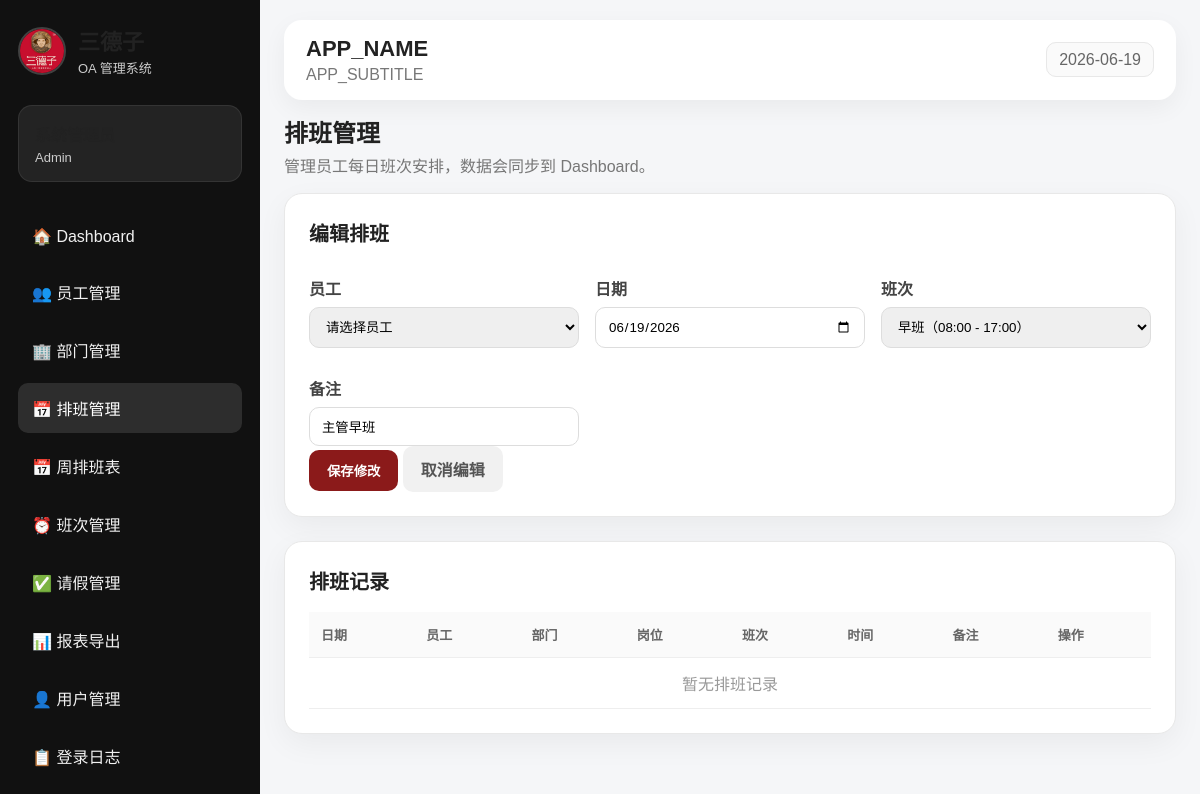
/schedule.php?edit=1 (signed in), run on the app's committed database.
### tables this page shows
CREATE TABLE schedules (
    id          INT AUTO_INCREMENT PRIMARY KEY,
    employee_id INT NOT NULL,
    shift_id    INT NOT NULL,
    work_date   DATE NOT NULL,
    remark      VARCHAR(255),
    created_by  INT NULL,
    created_at  TIMESTAMP DEFAULT CURRENT_TIMESTAMP,
    FOREIGN KEY (employee_id) REFERENCES employees(id) ON DELETE CASCADE,
    FOREIGN KEY (shift_id)    REFERENCES shifts(id)    ON DELETE CASCADE,
    FOREIGN KEY (created_by)  REFERENCES users(id)     ON DELETE SET NULL,
    UNIQUE KEY unique_employee_date (employee_id, work_date)
);

CREATE TABLE shifts (
    id          INT AUTO_INCREMENT PRIMARY KEY,
    name        VARCHAR(100) NOT NULL,
    start_time  TIME NOT NULL,
    end_time    TIME NOT NULL,
    description VARCHAR(255),
    created_at  TIMESTAMP DEFAULT CURRENT_TIMESTAMP
);

### auth.php (called while the page is built, shortened)
<?php
function safe($value) {
    return htmlspecialchars((string)$value, ENT_QUOTES, 'UTF-8');
}
?>

### schedule.php (the view, shortened to what this page needs)
<?php
require_once __DIR__ . '/header.php';
$shifts = $pdo->query("SELECT * FROM shifts ORDER BY id ASC")->fetchAll();
$editSchedule = null;
if (isset($_GET['edit'])) {
    $eid  = intval($_GET['edit']);
    $stmt = $pdo->prepare("SELECT * FROM schedules WHERE id = ?");
    $stmt->execute([$eid]);
    $editSchedule = $stmt->fetch();
}
$schedules = $pdo->query("
    SELECT
        s.id,
        s.work_date,
        s.remark,
        e.name AS employee_name,
        e.position,
        d.name AS department_name,
        sh.name AS shift_name,
        sh.start_time,
        sh.end_time
    FROM schedules s
    JOIN employees e ON s.employee_id = e.id
    LEFT JOIN departments d ON e.department_id = d.id
    JOIN shifts sh ON s.shift_id = sh.id
    ORDER BY s.work_date DESC, s.created_at DESC
")->fetchAll();
function shortTime($time) {
    return substr($time, 0, 5);
}
?>
<div class="page-title">
    <h2>排班管理</h2>
    <p>管理员工每日班次安排，数据会同步到 Dashboard。</p>
</div>
<section class="panel">
    <h2><?= $editSchedule ? '编辑排班' : '新增排班' ?></h2>
    <form method="POST">
        <div class="form-grid">
            <div>
                <label>员工</label>
                <select name="employee_id" required>
                    <option value="">请选择员工</option>
                </select>
            </div>
            <div>
                <label>日期</label>
                <input type="date" name="work_date" required
                       value="<?= safe($editSchedule['work_date'] ?? date('Y-m-d')) ?>">
            </div>
            <div>
                <label>班次</label>
                <select name="shift_id" required>
                    <?php foreach ($shifts as $s): ?>
                        <option value="<?= safe($s['id']) ?>"
                            <?= (($editSchedule['shift_id'] ?? '') == $s['id']) ? 'selected' : '' ?>>
                            <?= safe($s['name']) ?>（<?= safe(shortTime($s['start_time'])) ?> - <?= safe(shortTime($s['end_time'])) ?>）
                        </option>
                    <?php endforeach; ?>
                </select>
            </div>
            <div>
                <label>备注</label>
                <input type="text" name="remark"
                       value="<?= safe($editSchedule['remark'] ?? '') ?>"
                       placeholder="例如：临时调整 / 代班">
            </div>
        </div>
        <button class="btn" type="submit"><?= $editSchedule ? '保存修改' : '新增排班' ?></button>
        <?php if ($editSchedule): ?>
            <a class="btn-light" href="schedule.php">取消编辑</a>
        <?php endif; ?>
    </form>
</section>
<section class="panel">
    <h2>排班记录</h2>
    <div style="overflow-x:auto;">
    <table>
        <tr>
            <th>日期</th><th>员工</th><th>部门</th><th>岗位</th>
            <th>班次</th><th>时间</th><th>备注</th><th>操作</th>
        </tr>
        <?php if (empty($schedules)): ?>
            <tr><td colspan="8" style="text-align:center;color:#999;">暂无排班记录</td></tr>
        <?php endif; ?>
    </table>
    </div>
</section>
<?php require_once __DIR__ . '/footer.php'; ?>

### assets/style.css (style rules this page uses)
* { box-sizing: border-box; }
:root { --primary: #8b1a1a; --primary-dark: #641010; --bg: #f5f6f8; --card: #ffffff; --text: #222; --muted: #777; --border: #e8e8e8; --green: #2e7d32; }
body { margin: 0; font-family: Arial, "Microsoft YaHei", sans-serif; background: var(--bg); color: var(--text); }
a { color: var(--primary); text-decoration: none; }
.page-title { margin-bottom: 14px; }
.page-title h2 { margin: 0; font-size: 24px; }
.page-title p { color: var(--muted); margin-top: 4px; }
.panel { background: white; border-radius: 18px; padding: 24px; box-shadow: 0 10px 30px rgba(0,0,0,0.05); border: 1px solid var(--border); margin-bottom: 24px; }
.panel h2 { margin-top: 0; font-size: 20px; }
table { width: 100%; border-collapse: collapse; overflow: hidden; }
th { text-align: left; background: #fafafa; color: #666; font-size: 13px; }
th, td { padding: 13px 12px; border-bottom: 1px solid #eee; }
.form-grid { display: grid; grid-template-columns: repeat(3, minmax(180px, 1fr)); gap: 16px; align-items: end; }
label { display: block; color: #444; font-weight: bold; margin-top: 12px; }
input, select, textarea { width: 100%; border: 1px solid #ddd; border-radius: 10px; padding: 11px 12px; margin-top: 7px; font-family: inherit; }
button, .btn-light { display: inline-block; border: none; background: var(--primary); color: white; padding: 11px 18px; border-radius: 10px; cursor: pointer; font-weight: bold; }
.btn-light { background: #f1f1f1; color: #555; }

### data on the page
schedules: work_date "06/19/2026", shift_id "早班（08:00 - 17:00）", remark "主管早班"

### other printed values
safe($user['role']) "Admin"
safe(APP_NAME) "APP_NAME"
safe(APP_SUBTITLE) "APP_SUBTITLE"
